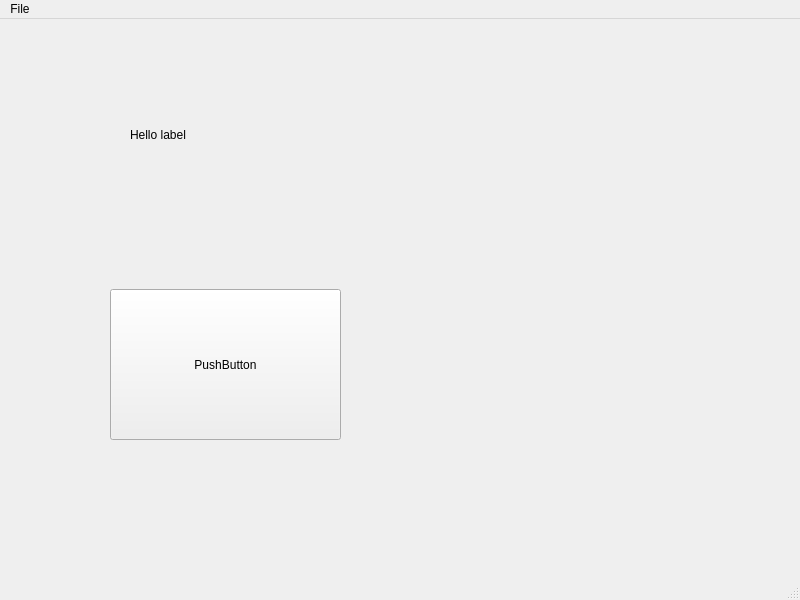
<?xml version="1.0" encoding="UTF-8"?>
<ui version="4.0">
 <class>MainWindow</class>
 <widget class="QMainWindow" name="MainWindow">
  <property name="geometry">
   <rect>
    <x>0</x>
    <y>0</y>
    <width>800</width>
    <height>600</height>
   </rect>
  </property>
  <property name="windowTitle">
   <string>MainWindow</string>
  </property>
  <widget class="QWidget" name="centralwidget">
   <widget class="QPushButton" name="btn">
    <property name="geometry">
     <rect>
      <x>110</x>
      <y>270</y>
      <width>231</width>
      <height>151</height>
     </rect>
    </property>
    <property name="text">
     <string>PushButton</string>
    </property>
   </widget>
   <widget class="QLabel" name="lbl">
    <property name="geometry">
     <rect>
      <x>130</x>
      <y>80</y>
      <width>271</width>
      <height>71</height>
     </rect>
    </property>
    <property name="text">
     <string>Hello label</string>
    </property>
   </widget>
  </widget>
  <widget class="QMenuBar" name="menubar">
   <property name="geometry">
    <rect>
     <x>0</x>
     <y>0</y>
     <width>800</width>
     <height>22</height>
    </rect>
   </property>
   <widget class="QMenu" name="menuFile">
    <property name="title">
     <string>File</string>
    </property>
   </widget>
   <addaction name="menuFile"/>
  </widget>
  <widget class="QStatusBar" name="statusbar"/>
 </widget>
 <resources/>
 <connections/>
</ui>
